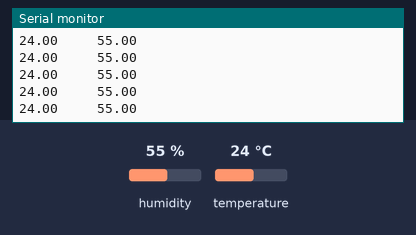
Recording of a sketch running on a simulated Arduino Uno, built with avr-gcc and run on an emulated ATmega328P. On the bench: the last lines printed to the serial monitor. The test bench sets the inputs (shaded band); at power-on: humidity 55 %, temperature 24 °C.

Above: at 2.8 s.
2.9 s: humidity set to 22 %
At 4.21 s:
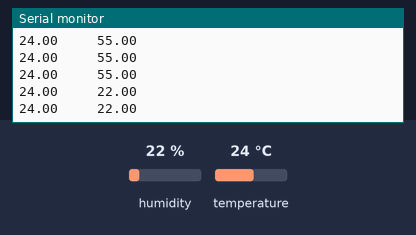
5.6 s: temperature set to 12 °C
At 6.14 s:
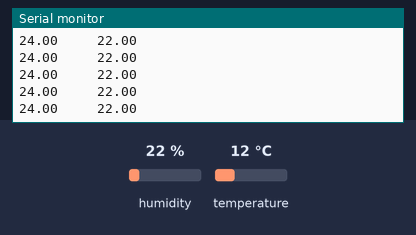
8.3 s: humidity set to 40 %
At 8.39 s:
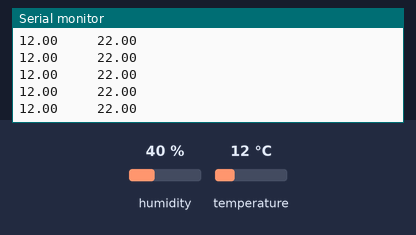
Timing chart, 0 to 11.3 s (numbered marks = the images above; inputs shaded):
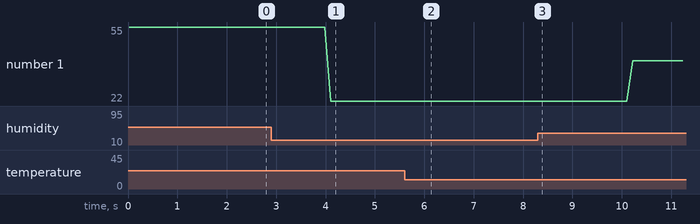

The sketch:

Humidity_Sensor.ino
```cpp
#define PIN 7
#define TYPE DHT11
#include <DHT.h>
DHT dht(PIN,TYPE);
float t,h;

void setup() {
  // put your setup code here, to run once:
  Serial.begin(9600);
  dht.begin();
  Serial.print("Temp(*C)");
  Serial.print("  ");
  Serial.println("Hum(%)");
}

void loop() {
  // put your main code here, to run repeatedly:
  t=dht.readTemperature();
  h=dht.readHumidity();
  Serial.print(t);
  Serial.print("     ");
  Serial.println(h);
  delay(100);
}
```

Measured:
- after the input at 2.9 s, the serial monitor: prints a new line after 1.2 s (image 1)
- plotted number 1: 55 → 22 after the input at 2.9 s, 22 → 40 after the input at 8.3 s
